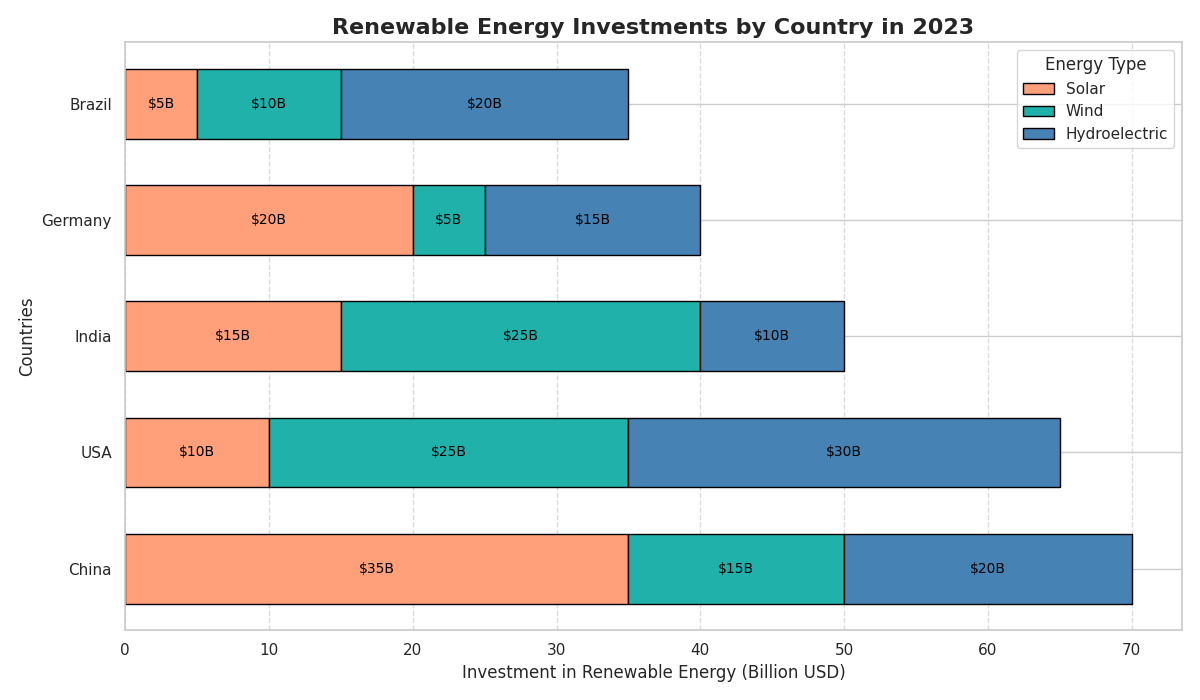

Generate this figure with Python:
import matplotlib.pyplot as plt
import numpy as np

# Define countries and renewable energy investments in billion USD
countries = ['USA', 'China', 'Germany', 'India', 'Brazil']
investments = np.array([
    [10, 25, 30],  # USA: Randomly altered Solar, Wind, Hydro
    [35, 15, 20],  # China
    [20, 5, 15],   # Germany
    [15, 25, 10],  # India
    [5, 10, 20]    # Brazil
])

# Calculate total investments by country
total_investments = investments.sum(axis=1)

# Sort countries and investments by total investment
sorted_indices = np.argsort(-total_investments)
countries = np.array(countries)[sorted_indices]
investments = investments[sorted_indices]

# Calculate cumulative sums for stacking bars
cumulative_investments = investments.cumsum(axis=1)

# Create the horizontal bar chart
fig, ax = plt.subplots(figsize=(12, 7))

# Define labels and colors for the types of energy
energy_types = ['Solar', 'Wind', 'Hydroelectric']
colors = ['#FFA07A', '#20B2AA', '#4682B4']

# Plot each segment of the horizontal bars
for i in range(len(energy_types)):
    ax.barh(countries, investments[:, i], left=(cumulative_investments[:, i] - investments[:, i]),
            color=colors[i], edgecolor='black', label=energy_types[i], height=0.6)

# Add titles and labels
ax.set_title('Renewable Energy Investments by Country in 2023', fontsize=16, fontweight='bold')
ax.set_xlabel('Investment in Renewable Energy (Billion USD)', fontsize=12)
ax.set_ylabel('Countries', fontsize=12)
ax.legend(title='Energy Type', loc='upper right')

# Annotate investment values on each segment of the bars
for i, country in enumerate(countries):
    for j in range(len(energy_types)):
        ax.text(cumulative_investments[i, j] - investments[i, j] / 2, i, 
                f"${investments[i, j]}B", color='black', ha='center', va='center', fontsize=10)

# Add grid lines
ax.xaxis.grid(True, linestyle='--', alpha=0.7)

# Adjust layout
plt.tight_layout()

# Display the plot
plt.show()
